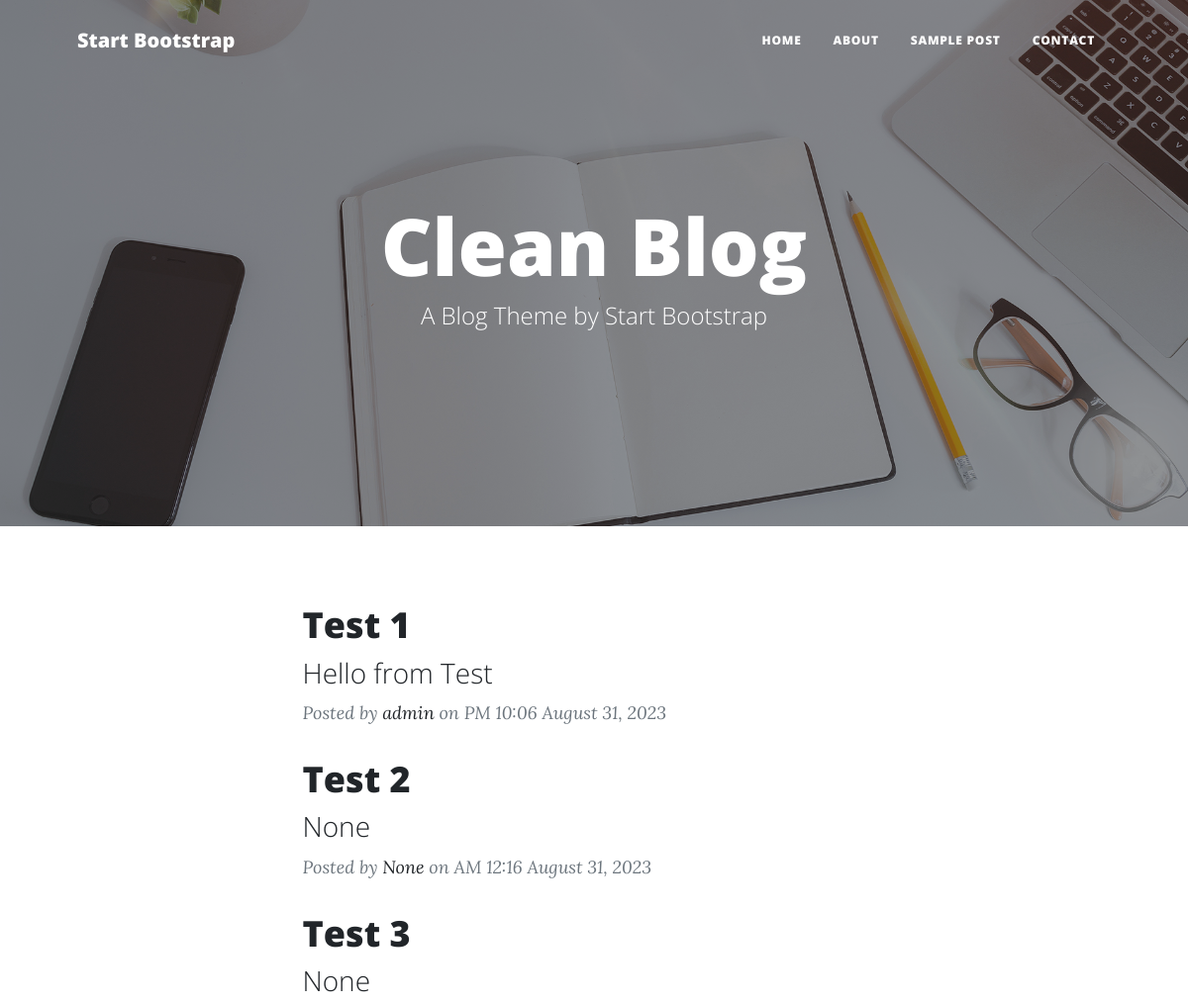
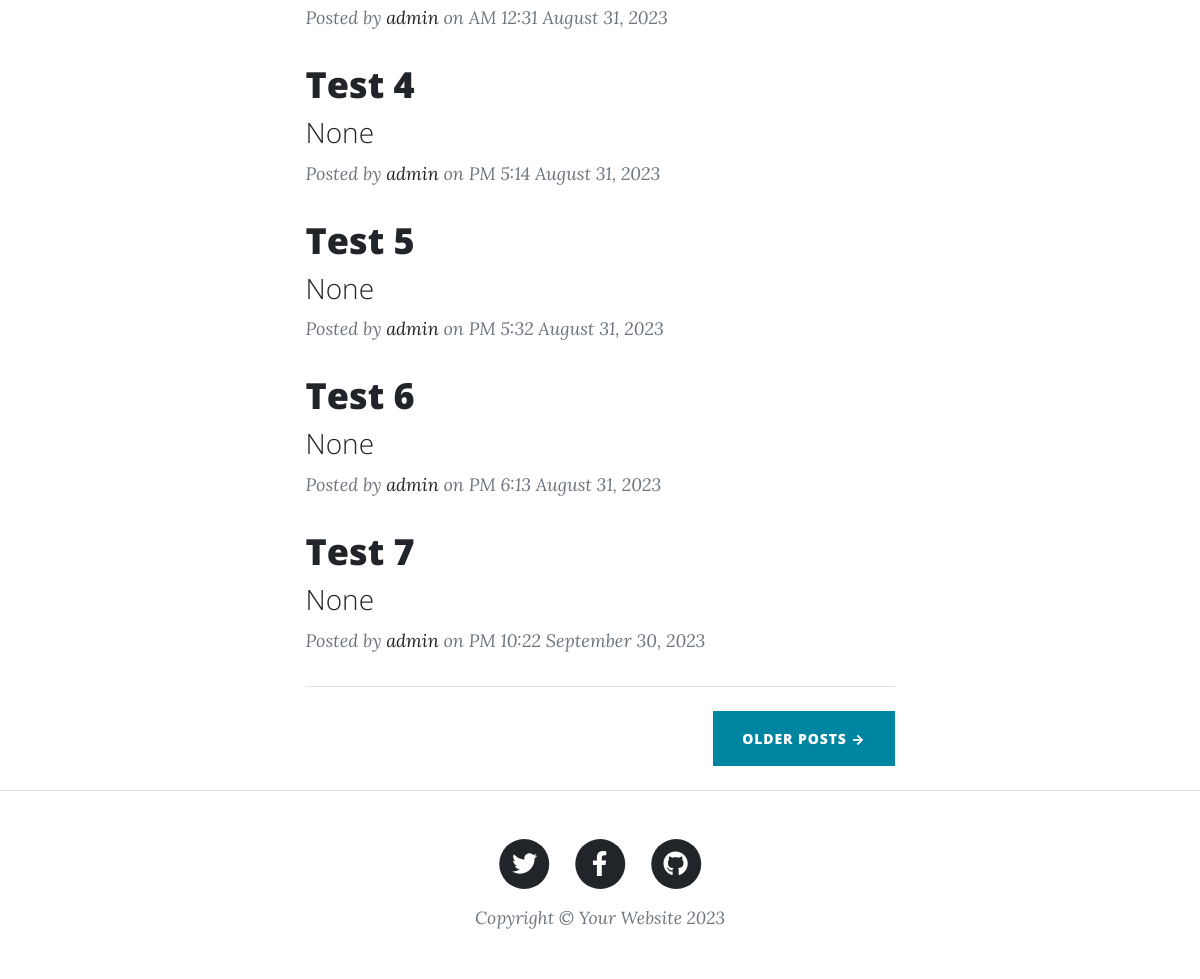
Screenshot of /blog/ with the database file from the repository (2 pictures, top to bottom).
### posts/models.py (models this page shows, shortened)
class Post (models.Model):
    auther = models.ForeignKey(User,related_name='post_auther',on_delete=models.SET_NULL,null=True)
    title= models.CharField(max_length=120)
    subtitle = models.CharField(max_length=1000, null=True)
    comment = models.TextField(max_length=5000)
    publish_date = models.DateTimeField(default= timezone.now)
    tags = TaggableManager()
    image = models.ImageField(upload_to='posts', null=True)
    slug = models.SlugField(null=True,blank=True)

### posts/views2.py (the view)
# urls.py: path('blog/',PostList.as_view()),
class PostList(generic.ListView):
    model = Post

### posts/templates/posts/post_list.html (shortened to what this page needs)
{% extends 'base.html' %}
{% load static %}
{% block body %}
        <header class="masthead" style="background-image: url('{% static 'assets/img/home-bg.jpg' %}')">
            <div class="container position-relative px-4 px-lg-5">
                <div class="row gx-4 gx-lg-5 justify-content-center">
                    <div class="col-md-10 col-lg-8 col-xl-7">
                        <div class="site-heading">
                            <h1>Clean Blog</h1>
                            <span class="subheading">A Blog Theme by Start Bootstrap</span>
                        </div>
                    </div>
                </div>
            </div>
        </header>
        <div class="container px-4 px-lg-5">
            <div class="row gx-4 gx-lg-5 justify-content-center">
                <div class="col-md-10 col-lg-8 col-xl-7">
                    {% for post in post_list %}
                        <div class="post-preview">
                            <a href="/blog/{{post.slug}}/">
                                <h2 class="post-title">{{post.title}}</h2>
                                <h3 class="post-subtitle">{{post.subtitle}}</h3>
                            </a>
                            <p class="post-meta">
                                Posted by
                                <a href="#!">{{post.auther}}</a>
                                on {{post.publish_date|date:"A f F t, o "}}
                            </p>
                        </div>
                    {% endfor %}
                    <hr class="my-4" />
                    <div class="d-flex justify-content-end mb-4"><a class="btn btn-primary text-uppercase" href="#!">Older Posts →</a></div>
                </div>
            </div>
        </div>
{% endblock %}

### rows the page displays
Post: title "Test 1", subtitle "Hello from Test", auther "admin", publish_date "PM 10:06 August 31, 2023"
Post: title "Test 2", subtitle "None", auther "None", publish_date "AM 12:16 August 31, 2023"
Post: title "Test 3", subtitle "None", auther "admin", publish_date "AM 12:31 August 31, 2023"
Post: title "Test 4", subtitle "None", auther "admin", publish_date "PM 5:14 August 31, 2023"
Post: title "Test 5", subtitle "None", auther "admin", publish_date "PM 5:32 August 31, 2023"
Post: title "Test 6", subtitle "None", auther "admin", publish_date "PM 6:13 August 31, 2023"
Post: title "Test 7", subtitle "None", auther "admin", publish_date "PM 10:22 September 30, 2023"
